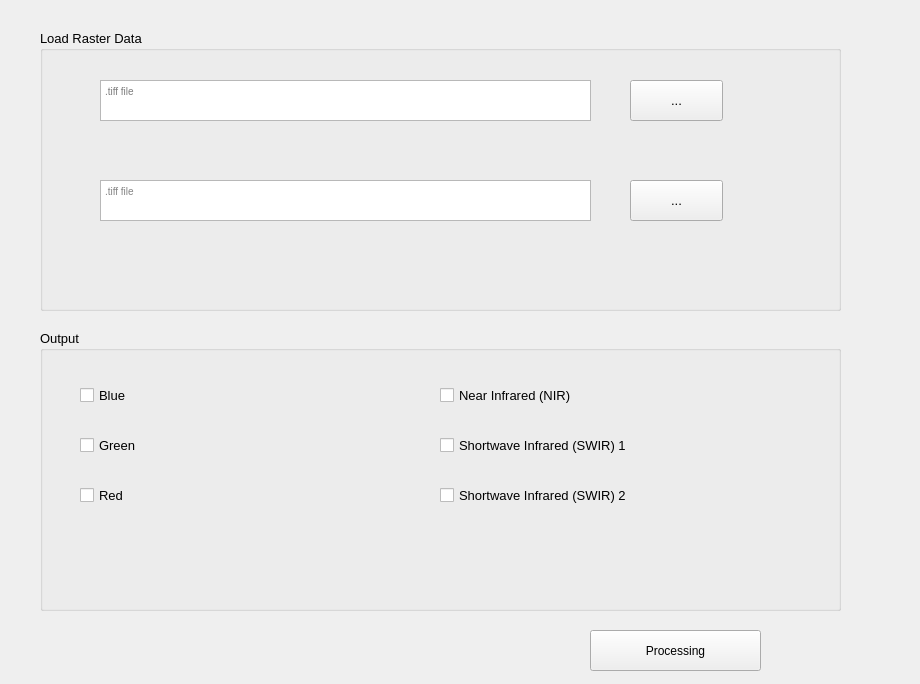
<?xml version="1.0" encoding="UTF-8"?>
<ui version="4.0">
 <class>TopographicCorrection</class>
 <widget class="QWidget" name="TopographicCorrection">
  <property name="geometry">
   <rect>
    <x>0</x>
    <y>0</y>
    <width>920</width>
    <height>684</height>
   </rect>
  </property>
  <property name="windowTitle">
   <string>TopographicCorrection</string>
  </property>
  <widget class="QGroupBox" name="groupBox_loadRaster">
   <property name="geometry">
    <rect>
     <x>40</x>
     <y>30</y>
     <width>801</width>
     <height>281</height>
    </rect>
   </property>
   <property name="font">
    <font>
     <pointsize>10</pointsize>
    </font>
   </property>
   <property name="title">
    <string>Load Raster Data</string>
   </property>
   <widget class="QTextEdit" name="textEdit_folderInputRaster">
    <property name="geometry">
     <rect>
      <x>60</x>
      <y>50</y>
      <width>491</width>
      <height>41</height>
     </rect>
    </property>
    <property name="html">
     <string>&lt;!DOCTYPE HTML PUBLIC &quot;-//W3C//DTD HTML 4.0//EN&quot; &quot;http://www.w3.org/TR/REC-html40/strict.dtd&quot;&gt;
&lt;html&gt;&lt;head&gt;&lt;meta name=&quot;qrichtext&quot; content=&quot;1&quot; /&gt;&lt;style type=&quot;text/css&quot;&gt;
p, li { white-space: pre-wrap; }
&lt;/style&gt;&lt;/head&gt;&lt;body style=&quot; font-family:'MS Shell Dlg 2'; font-size:10pt; font-weight:400; font-style:normal;&quot;&gt;
&lt;p style=&quot; margin-top:0px; margin-bottom:0px; margin-left:0px; margin-right:0px; -qt-block-indent:0; text-indent:0px;&quot;&gt;&lt;span style=&quot; font-size:7.8pt; color:#7c7c7c;&quot;&gt;.tiff file&lt;/span&gt;&lt;/p&gt;&lt;/body&gt;&lt;/html&gt;</string>
    </property>
   </widget>
   <widget class="QTextEdit" name="textEdit_folderOutputRaster">
    <property name="geometry">
     <rect>
      <x>60</x>
      <y>150</y>
      <width>491</width>
      <height>41</height>
     </rect>
    </property>
    <property name="html">
     <string>&lt;!DOCTYPE HTML PUBLIC &quot;-//W3C//DTD HTML 4.0//EN&quot; &quot;http://www.w3.org/TR/REC-html40/strict.dtd&quot;&gt;
&lt;html&gt;&lt;head&gt;&lt;meta name=&quot;qrichtext&quot; content=&quot;1&quot; /&gt;&lt;style type=&quot;text/css&quot;&gt;
p, li { white-space: pre-wrap; }
&lt;/style&gt;&lt;/head&gt;&lt;body style=&quot; font-family:'MS Shell Dlg 2'; font-size:10pt; font-weight:400; font-style:normal;&quot;&gt;
&lt;p style=&quot; margin-top:0px; margin-bottom:0px; margin-left:0px; margin-right:0px; -qt-block-indent:0; text-indent:0px;&quot;&gt;&lt;span style=&quot; font-size:7.8pt; color:#838383;&quot;&gt;.tiff file&lt;/span&gt;&lt;/p&gt;&lt;/body&gt;&lt;/html&gt;</string>
    </property>
   </widget>
   <widget class="QPushButton" name="pushButton_folderInputRaster">
    <property name="geometry">
     <rect>
      <x>590</x>
      <y>50</y>
      <width>93</width>
      <height>41</height>
     </rect>
    </property>
    <property name="text">
     <string>...</string>
    </property>
   </widget>
   <widget class="QPushButton" name="pushButton_folderOutputRaster">
    <property name="geometry">
     <rect>
      <x>590</x>
      <y>150</y>
      <width>93</width>
      <height>41</height>
     </rect>
    </property>
    <property name="text">
     <string>...</string>
    </property>
   </widget>
  </widget>
  <widget class="QGroupBox" name="groupBox_Output">
   <property name="geometry">
    <rect>
     <x>40</x>
     <y>330</y>
     <width>801</width>
     <height>281</height>
    </rect>
   </property>
   <property name="font">
    <font>
     <pointsize>10</pointsize>
    </font>
   </property>
   <property name="title">
    <string>Output</string>
   </property>
   <widget class="QCheckBox" name="checkBox_blue">
    <property name="geometry">
     <rect>
      <x>40</x>
      <y>50</y>
      <width>311</width>
      <height>31</height>
     </rect>
    </property>
    <property name="text">
     <string>Blue</string>
    </property>
   </widget>
   <widget class="QCheckBox" name="checkBox_green">
    <property name="geometry">
     <rect>
      <x>40</x>
      <y>100</y>
      <width>341</width>
      <height>31</height>
     </rect>
    </property>
    <property name="text">
     <string>Green</string>
    </property>
   </widget>
   <widget class="QCheckBox" name="checkBox_red">
    <property name="geometry">
     <rect>
      <x>40</x>
      <y>150</y>
      <width>341</width>
      <height>31</height>
     </rect>
    </property>
    <property name="text">
     <string>Red</string>
    </property>
   </widget>
   <widget class="QCheckBox" name="checkBox_nearInfrared">
    <property name="geometry">
     <rect>
      <x>400</x>
      <y>50</y>
      <width>311</width>
      <height>31</height>
     </rect>
    </property>
    <property name="text">
     <string>Near Infrared (NIR)</string>
    </property>
   </widget>
   <widget class="QCheckBox" name="checkBox_shortwave1">
    <property name="geometry">
     <rect>
      <x>400</x>
      <y>100</y>
      <width>311</width>
      <height>31</height>
     </rect>
    </property>
    <property name="text">
     <string>Shortwave Infrared (SWIR) 1</string>
    </property>
   </widget>
   <widget class="QCheckBox" name="checkBox_shortwave2">
    <property name="geometry">
     <rect>
      <x>400</x>
      <y>150</y>
      <width>311</width>
      <height>31</height>
     </rect>
    </property>
    <property name="text">
     <string>Shortwave Infrared (SWIR) 2</string>
    </property>
   </widget>
  </widget>
  <widget class="QPushButton" name="pushButton">
   <property name="geometry">
    <rect>
     <x>590</x>
     <y>630</y>
     <width>171</width>
     <height>41</height>
    </rect>
   </property>
   <property name="text">
    <string>Processing</string>
   </property>
  </widget>
 </widget>
 <resources/>
 <connections/>
</ui>
